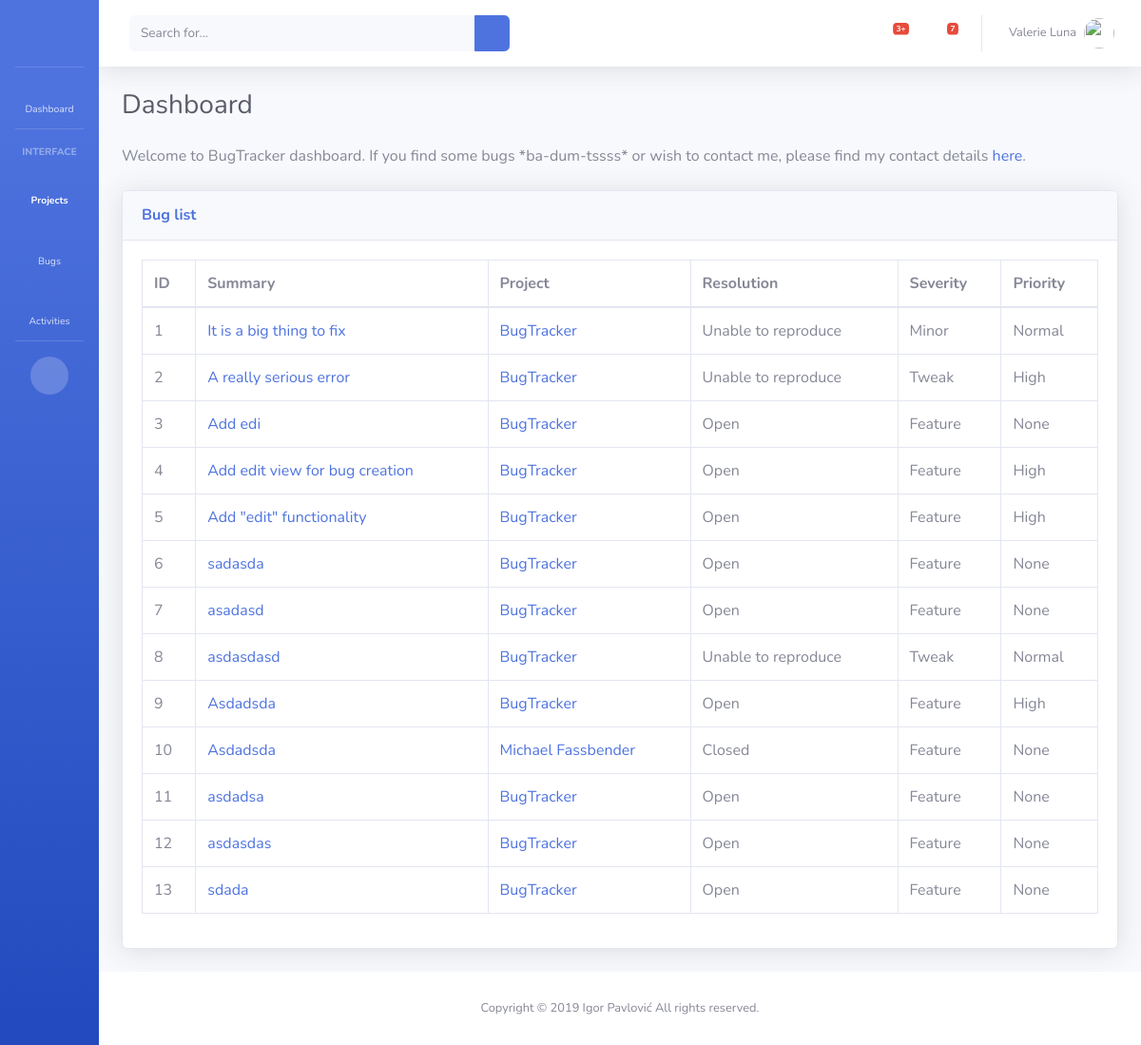
The app's page /, older data.
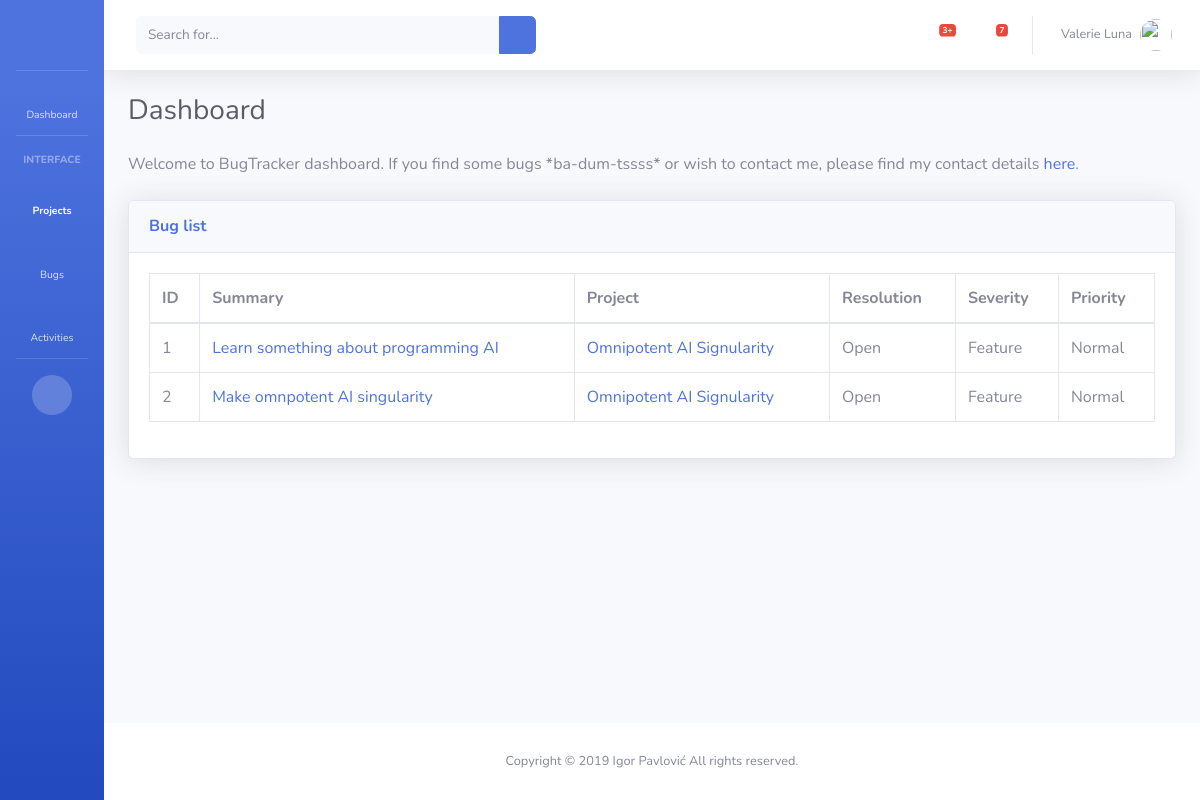
The same page, newer data.
### bug/models.py (models this page shows, shortened)
class Bug(models.Model):
    CATEGORY = [
        ('FRONT', 'Frontend'),
        ('BACK', 'Backend'),
        ('OTHER', 'Other'),
    ]
    VIEW_STATUS = [
        ('1', 'Public'),
        ('0', 'Private'),
    ]
    PRIORITY = [
        ('0', 'None'),
        ('1', 'Low'),
        ('2', 'Normal'),
        ('3', 'High'),
        ('4', 'Urgent'),
        ('5', 'Immediate'),
    ]
    RESOLUTION = [
        ('0', 'Open'),
        ('1', 'Reopened'),
        ('2', 'Unable to reproduce'),
        ('3', 'Closed'),
        ('4', 'Suspended'),
    ]
    SEVERITY = [
        ('0', 'Feature'),
        ('1', 'Trivial'),
        ('2', 'Text'),
        ('3', 'Tweak'),
        ('4', 'Minor'),
        ('5', 'Major'),
        ('6', 'Crash'),
        ('7', 'Block'),
    ]
    category     = models.CharField(max_length=10, choices=CATEGORY, default='OTHER')
    view_status  = models.CharField(max_length=1, choices=VIEW_STATUS, default='1')
    priority     = models.CharField(max_length=1, choices=PRIORITY, default='0')
    resolution   = models.CharField(max_length=1, choices=RESOLUTION, default='0')
    severity     = models.CharField(max_length=1, choices=SEVERITY, default='0')
    created_on   = models.DateTimeField(auto_now_add=True)
    updated_on   = models.DateTimeField(auto_now=True)
    author       = models.ForeignKey(settings.AUTH_USER_MODEL, null=True, on_delete=models.SET_NULL, related_name='bugs_author')
    assigned_to  = models.ForeignKey(settings.AUTH_USER_MODEL, blank=True, null=True, on_delete=models.SET_NULL, related_name="bugs_assigned_to")
    project      = models.ForeignKey(Project, on_delete=models.CASCADE, related_name="projects")
    summary      = models.CharField(max_length=120)
    description  = models.TextField(null=True, blank=True)
    objects      = BugManager()
    def get_absolute_url(self):
        return f"/bug/{self.id}"

### project/models.py (models this page shows, shortened)
class Project(models.Model):
    name         = models.CharField(max_length=70)
    description  = models.TextField()
    author       = models.ForeignKey(settings.AUTH_USER_MODEL, null=True, on_delete=models.SET_NULL, related_name='project_authors')
    created_on   = models.DateTimeField(auto_now_add=True)
    updated_on   = models.DateTimeField(auto_now=True)
    def __str__(self):
        return f"{self.name}"
    def get_absolute_url(self):
        return f"/project/{self.id}"

### bugtracker/views.py (the view)
# urls.py: path('', home_page),
def home_page(request):
    query = Bug.objects.all()
    template = "home.html"
    context = {
                "appname_lower": "bug",
                "appname_caps": "Bug",
                "page_heading": "Dashboard",
                "page_title": "Bug list",
                "query": query,
                }
    return render(request, template, context)

### bug/models.py (called while the page is built)
    def get_queryset(self):
        return BugQuerySet(self.model, using=self._db)

### templates/home.html
{% extends "list.html" %}
{% block heading %}
    <h1 class="h3 mb-4 text-gray-800">{{ page_heading }}</h1>
    <p class="mb-4">Welcome to BugTracker dashboard. If you find some bugs *ba-dum-tssss* or wish to contact me, please find my contact details <a target="_blank" href="http://igorpavlovic.com">here</a>.</p>
{% endblock heading %}

### templates/list.html (shortened to what this page needs)
{% extends "base/content.html" %}
{% block content %}
    {% include appname_lower|add:"/list.html" %}
{% endblock %}

### templates/base/content.html (shortened to what this page needs)
{% extends "base.html" %}
{% block content-wrapper %}
<div id="content-wrapper" class="d-flex flex-column">
    <div id="content">
      {% include "base/topbar.html" %}
      <div class="container-fluid">
        {% block heading %}{% endblock heading %}
        <div class="card shadow mb-4">
          <div class="card-header py-3">
              <h6 class="m-0 font-weight-bold text-primary">{{ page_title }}</h6>
          </div>
          <div class="card-body">
            {% block content %}
            {% endblock content %}
          </div>
        </div>
      </div>
    </div>
    {% include "base/footer.html" %}
  </div>
{% endblock content-wrapper %}

### templates/base.html (shortened to what this page needs)
<!DOCTYPE html>
<html lang="en">
<head>
  {% include "base/css.html" %}
</head>
<body id="page-top">
  <div id="wrapper">
    {% include "base/sidebar.html" %}
    {% block content-wrapper %}
    {% endblock content-wrapper %}
  </div>
</body>
</html>

### templates/base/css.html (shortened to what this page needs)
  {% load static %}
  <link href="{% static "vendor/fontawesome-free/css/all.min.css" %}" rel="stylesheet" type="text/css">
  <link href="{% static "css/sb-admin-2.min.css" %}" rel="stylesheet">
  <link href="{% static "vendor/datatables/dataTables.bootstrap4.min.css" %}" rel="stylesheet">

### templates/base/sidebar.html (shortened to what this page needs)
<ul class="navbar-nav bg-gradient-primary sidebar sidebar-dark accordion toggled" id="accordionSidebar">
    <a class="sidebar-brand d-flex align-items-center justify-content-center" href="/">
      <div class="sidebar-brand-icon rotate-n-15">
        <i class="fas fa-shield-alt"></i>
      </div>
    </a>
    <hr class="sidebar-divider my-0">
    <li class="nav-item">
      <a class="nav-link" href="/">
        <i class="fas fa-fw fa-tachometer-alt"></i>
        <span>Dashboard</span></a>
    </li>
    <hr class="sidebar-divider">
    <div class="sidebar-heading">
      Interface
    </div>
    <li class="nav-item active">
      <a class="nav-link collapsed" href="#" data-toggle="collapse" data-target="#collapseProjects" aria-expanded="true" aria-controls="collapseProjects">
        <i class="fas fa-fw fa-code-branch"></i>
        <span>Projects</span>
      </a>
    </li>
    <li class="nav-item">
      <a class="nav-link collapsed" href="#" data-toggle="collapse" data-target="#collapseBugs" aria-expanded="true" aria-controls="collapseBugs">
        <i class="fas fa-fw fa-bug"></i>
        <span>Bugs</span>
      </a>
    </li>
    <li class="nav-item">
      <a class="nav-link collapsed" href="#" data-toggle="collapse" data-target="#collapseActivities" aria-expanded="true" aria-controls="collapseActivities">
        <i class="fas fa-fw fa-tools"></i>
        <span>Activities</span>
      </a>
    </li>
    <hr class="sidebar-divider d-none d-md-block">
    <div class="text-center d-none d-md-inline">
      <button class="rounded-circle border-0" id="sidebarToggle"></button>
    </div>
  </ul>

### templates/base/topbar.html (shortened to what this page needs)
<nav class="navbar navbar-expand navbar-light bg-white topbar mb-4 static-top shadow">
    <form class="d-none d-sm-inline-block form-inline mr-auto ml-md-3 my-2 my-md-0 mw-100 navbar-search" action="/bug/search/">
      <div class="input-group">
        <input name="q" type="search" class="form-control bg-light border-0 small" placeholder="Search for..." aria-label="Search" aria-describedby="basic-addon2">
        <div class="input-group-append">
          <button class="btn btn-primary" type="submit">
            <i class="fas fa-search fa-sm"></i>
          </button>
        </div>
      </div>
    </form>
    <ul class="navbar-nav ml-auto">
      <li class="nav-item dropdown no-arrow mx-1">
        <a class="nav-link dropdown-toggle" href="#" id="alertsDropdown" role="button" data-toggle="dropdown" aria-haspopup="true" aria-expanded="false">
          <i class="fas fa-bell fa-fw"></i>
          <span class="badge badge-danger badge-counter">3+</span>
        </a>
      </li>
      <li class="nav-item dropdown no-arrow mx-1">
        <a class="nav-link dropdown-toggle" href="#" id="messagesDropdown" role="button" data-toggle="dropdown" aria-haspopup="true" aria-expanded="false">
          <i class="fas fa-envelope fa-fw"></i>
          <span class="badge badge-danger badge-counter">7</span>
        </a>
      </li>
      <li class="nav-item dropdown no-arrow">
        <a class="nav-link dropdown-toggle" href="#" id="userDropdown" role="button" data-toggle="dropdown" aria-haspopup="true" aria-expanded="false">
          <span class="mr-2 d-none d-lg-inline text-gray-600 small">Valerie Luna</span>
          <img class="img-profile rounded-circle" src="https://source.unsplash.com/QAB-WJcbgJk/60x60">
        </a>
      </li>
    </ul>
  </nav>

### bug/templates/bug/list.html (shortened to what this page needs)
        <div class="table-responsive">
          <table class="table table-bordered" id="dataTable" width="100%" cellspacing="0">
            <thead>
              <tr>
                <th>ID</th>
                <th>Summary</th>
                <th>Project</th>
                <th>Resolution</th>
                <th>Severity</th>
                <th>Priority</th>
              </tr>
            </thead>
            <tbody>
              {% for object in query %}
              <tr>
                <td>{{ object.id }}</td>
                <td><a href="{{ object.get_absolute_url }}">{{ object.summary }}</a></td>
                <td><a href="{{ object.project.get_absolute_url }}">{{ object.project }}</a></td>
                <td>{{ object.get_resolution_display }}</td>
                <td>{{ object.get_severity_display }}</td>
                <td>{{ object.get_priority_display }}</td>
              </tr>
              {% endfor %}
            </tbody>
          </table>
        </div>

### templates/base/footer.html
<footer class="sticky-footer bg-white">
    <div class="container my-auto">
      <div class="copyright text-center my-auto">
        <span>Copyright &copy; 2019 Igor Pavlović All rights reserved.</span>
      </div>
    </div>
  </footer>

### templates/base/js.html (shortened to what this page needs)
  {% load static %}

Row changes from the older to the newer data that the page shows:
removed Bug: id "3", summary "Add edi", project "BugTracker", resolution "Open", severity "Feature", priority "None"
removed Bug: id "4", summary "Add edit view for bug creation", project "BugTracker", resolution "Open", severity "Feature", priority "High"
removed Bug: id "5", summary "Add \"edit\" functionality", project "BugTracker", resolution "Open", severity "Feature", priority "High"
removed Bug: id "6", summary "sadasda", project "BugTracker", resolution "Open", severity "Feature", priority "None"
removed Bug: id "7", summary "asadasd", project "BugTracker", resolution "Open", severity "Feature", priority "None"
removed Bug: id "8", summary "asdasdasd", project "BugTracker", resolution "Unable to reproduce", severity "Tweak", priority "Normal"
removed Bug: id "9", summary "Asdadsda", project "BugTracker", resolution "Open", severity "Feature", priority "High"
removed Bug: id "10", summary "Asdadsda", project "Michael Fassbender", resolution "Closed", severity "Feature", priority "None"
removed Bug: id "11", summary "asdadsa", project "BugTracker", resolution "Open", severity "Feature", priority "None"
removed Bug: id "12", summary "asdasdas", project "BugTracker", resolution "Open", severity "Feature", priority "None"
removed Bug: id "13", summary "sdada", project "BugTracker", resolution "Open", severity "Feature", priority "None"
changed Bug id 1: summary "It is a big thing to fix" → "Learn something about programming AI"; project "BugTracker" → "Omnipotent AI Signularity"; resolution "Unable to reproduce" → "Open"; severity "Minor" → "Feature"
changed Bug id 2: summary "A really serious error" → "Make omnpotent AI singularity"; project "BugTracker" → "Omnipotent AI Signularity"; resolution "Unable to reproduce" → "Open"; severity "Tweak" → "Feature"; priority "High" → "Normal"
